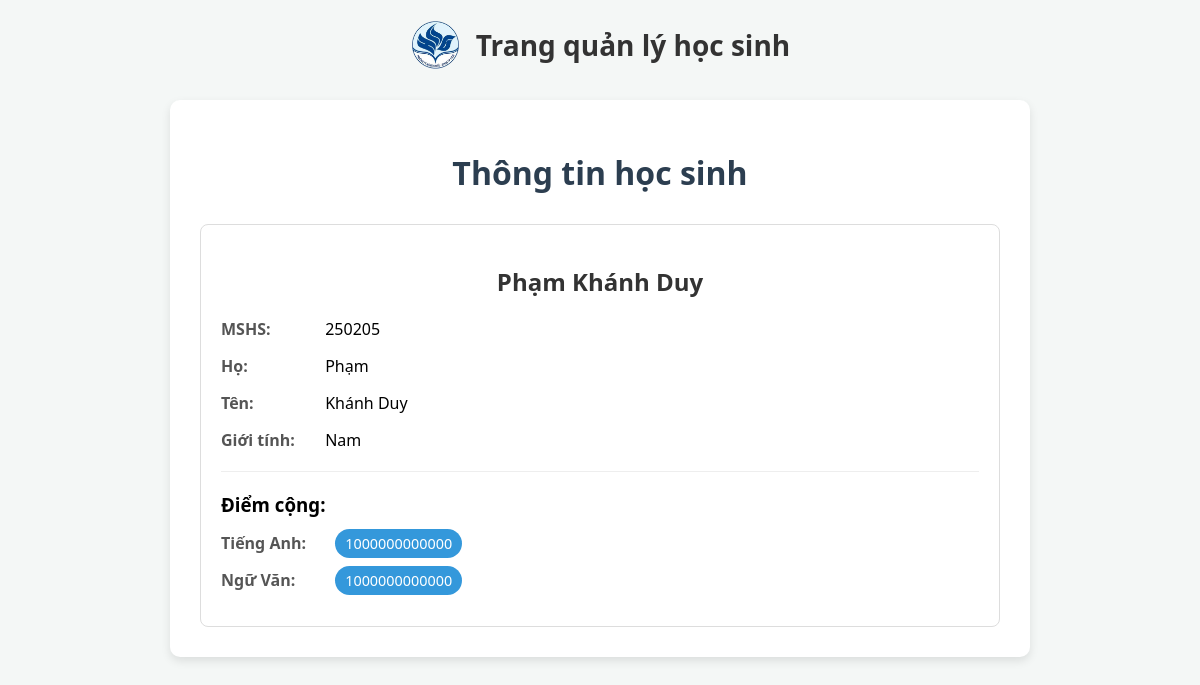
Page /details/khanh-duy/ on the earlier database version.
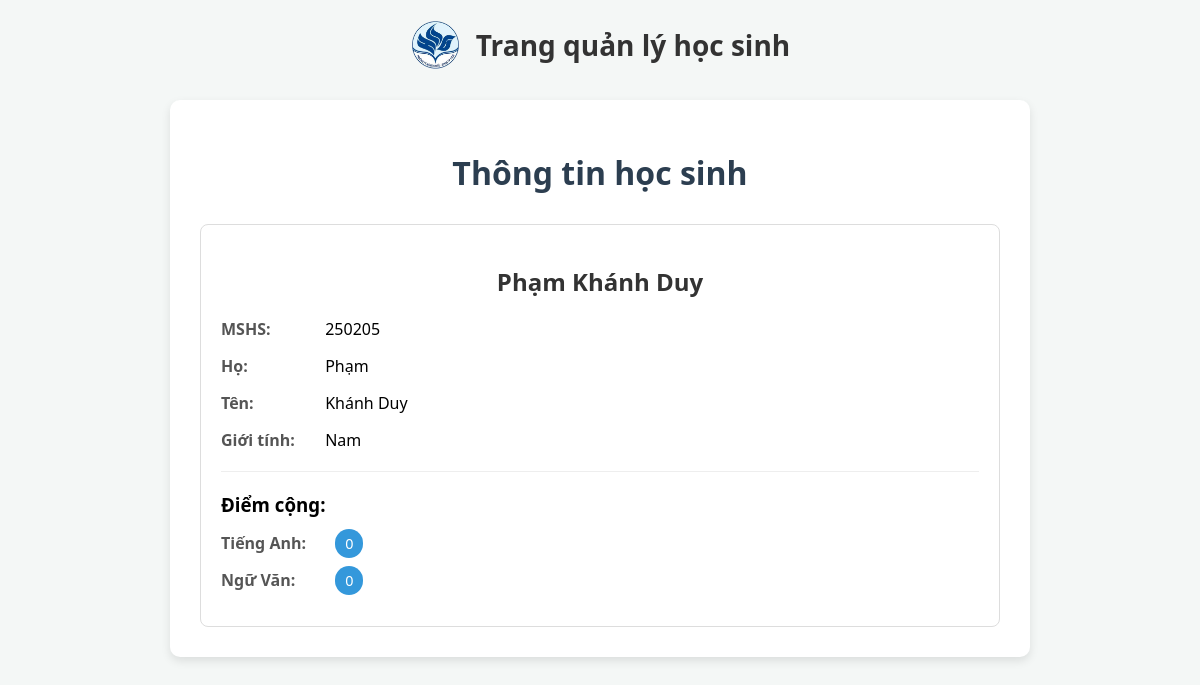
Same page on the later database version.
### Member/models.py (models this page shows, shortened)
class Member(models.Model):
    ho = models.CharField(max_length=100, null=True, verbose_name='Họ')
    ten = models.CharField(max_length=100, null=True, verbose_name='Tên')
    student_id = models.IntegerField(max_length=6, unique=True, verbose_name='Mã số học sinh')
    diem_cong_anh = models.IntegerField(default=0, verbose_name='Điểm cộng Anh')
    diem_cong_van = models.IntegerField(default=0, verbose_name='Điểm cộng Văn')
    slug = models.SlugField(unique=True)
    class Gender(models.TextChoices):
        MALE = 'Nam', 'Nam' # Trai la cho database phai la hien thi trong admin
        FEMALE = 'Nữ', 'Nữ'
    gender = models.CharField(
        max_length=3,
        choices=Gender.choices,
        default=Gender.MALE,
        verbose_name='Giới tính'
    )

### Member/views.py (the view)
# urls.py: path('details/<slug:slug>/', views.member_detail, name='member_detail'),
def member_detail(request, slug):
    model = Member.objects.get(slug=slug)
    return render(request, 'details.html', {'x': model})

### Member/templates/details.html (shortened to what this page needs)
{% extends 'master.html' %}
{% load static %}
{% block cssfile %}
    <link rel="stylesheet" href="{% static 'style/details.css' %}">
{% endblock %}
{% block content %}
    <div class="container">
        <h1>Thông tin học sinh</h1>
        <div class="detail-card">
            <h2 style="text-align: center; color: #333;">{{x.ho}} {{x.ten}}</h2>
            <div class="info-row">
                <span class="label">MSHS:</span>
                <span>{{x.student_id}}</span>
            </div>
            <div class="info-row">
                <span class="label">Họ:</span>
                <span>{{x.ho}}</span>
            </div>
            <div class="info-row">
                <span class="label">Tên:</span>
                <span>{{x.ten}}</span>
            </div>
            <div class="info-row">
                <span class="label">Giới tính:</span>
                <span>{{x.gender}}</span>
            </div>
            <hr style="border: 0; border-top: 1px solid #eee; margin: 20px 0;">
            <h3 style="margin-bottom: 15px;">Điểm cộng:</h3>
            <div class="info-row">
                <span class="label">Tiếng Anh:</span>
                <span class="score-badge">{{x.diem_cong_anh}}</span>
            </div>
            <div class="info-row">
                <span class="label">Ngữ Văn:</span>
                <span class="score-badge">{{x.diem_cong_van}}</span>
            </div>
        </div>
    </div>
{% endblock %}

### Member/templates/master.html (shortened to what this page needs)
{% load static %}
<!DOCTYPE html>
<html lang="vi">
<head>
    {% block cssfile %}
    {% endblock %}
</head>
<body>
    <div class="header-box">
        <img src="{% static 'images/logo.png' %}" alt="Logo" class="logo-img">
        <h1><a href = "/"><b>Trang quản lý học sinh</b></a></h1>
    </div>
    {% block content %}
    {% endblock %}
</body>
</html>

### static/style/details.css (style rules this page uses)
.detail-card { border: 1px solid #ddd; border-radius: 8px; padding: 20px; background: #fff; }
.info-row { margin-bottom: 15px; font-size: 16px; }
.label { font-weight: bold; color: #555; width: 100px; display: inline-block; }
.score-badge { background-color: #3498db; color: white; padding: 5px 10px; border-radius: 15px; font-size: 0.9em; margin-left: 10px; }

### Member/templates/master.html (style rules this page uses)
.container { max-width: 800px; margin: 0 auto; background: white; padding: 30px; border-radius: 10px; box-shadow: 0 4px 10px rgba(0,0,0,0.1); }
.header-box { display: flex; align-items: center; justify-content: center; margin-bottom: 30px; gap: 15px; }
.logo-img { height: 50px; width: auto; object-fit: contain; }
.header-box h1 { margin: 0; color: #2c3e50; font-size: 28px; }
body { font-family: 'Segoe UI', Tahoma, Geneva, Verdana, sans-serif; background-color: #f4f7f6; margin: 0; padding: 20px; }
h1 { color: #2c3e50; text-align: center; margin-bottom: 30px; }
h1 a { font-style: 900; text-decoration: none; color: #333; font-weight: 500; display: block; width: 100%; }

Differences in the rows shown:
changed Member "Phạm": diem_cong_anh "1000000000000" → "0"; diem_cong_van "1000000000000" → "0"
